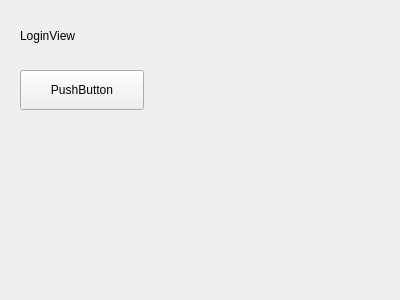
<?xml version="1.0" encoding="UTF-8"?>
<ui version="4.0">
 <class>LoginView</class>
 <widget class="QWidget" name="LoginView">
  <property name="geometry">
   <rect>
    <x>0</x>
    <y>0</y>
    <width>400</width>
    <height>300</height>
   </rect>
  </property>
  <property name="windowTitle">
   <string>Form</string>
  </property>
  <widget class="QLabel" name="label">
   <property name="geometry">
    <rect>
     <x>20</x>
     <y>20</y>
     <width>151</width>
     <height>32</height>
    </rect>
   </property>
   <property name="text">
    <string>LoginView</string>
   </property>
  </widget>
  <widget class="QPushButton" name="pushButton">
   <property name="geometry">
    <rect>
     <x>20</x>
     <y>70</y>
     <width>124</width>
     <height>40</height>
    </rect>
   </property>
   <property name="text">
    <string>PushButton</string>
   </property>
  </widget>
 </widget>
 <resources/>
 <connections/>
</ui>
